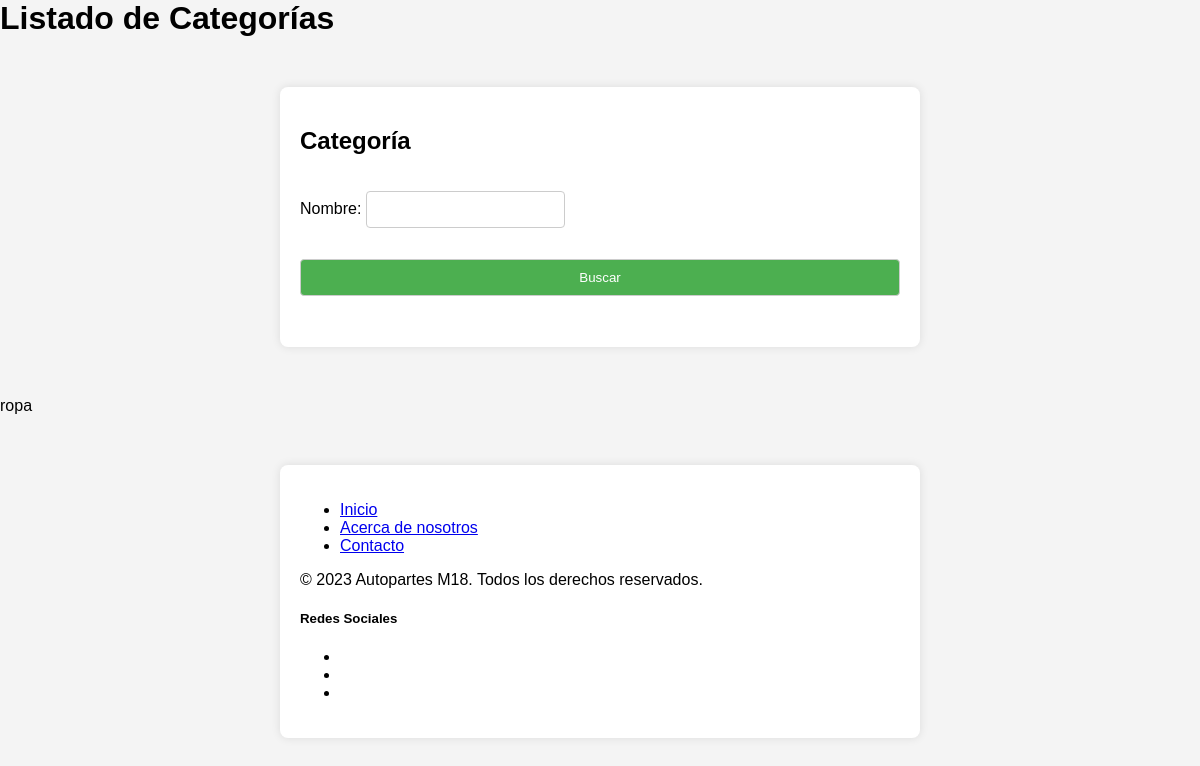
Page /miapp/categorias/ on the earlier database version.
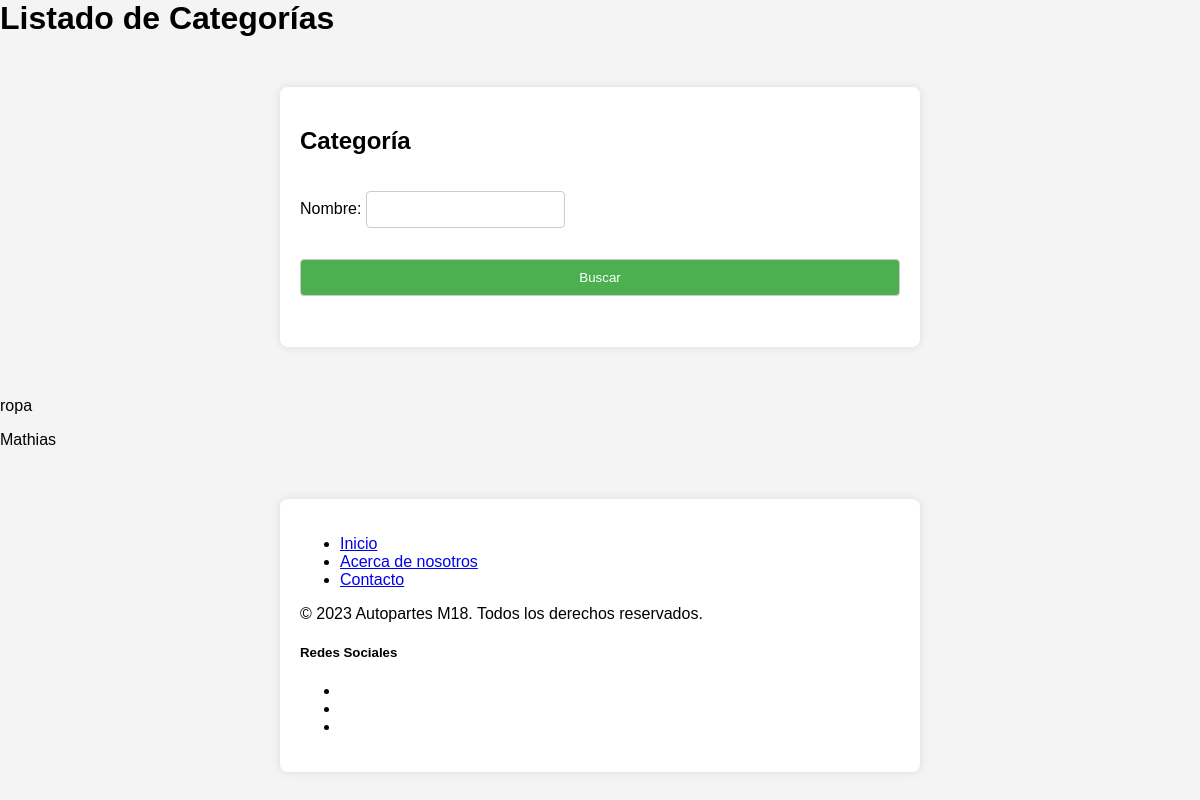
Same page on the later database version.
### MiApp/models.py (models this page shows, shortened)
class Categoria(models.Model):
    nombre = models.CharField(max_length=100)

### MiApp/views.py (the view)
# urls.py: path('categorias/', views.CategoriasView.as_view(), name='categorias'),
class CategoriasView(View):
    template_name = 'MiApp/categorias.html'
    def get(self, request, *args, **kwargs):
        form = CategoriaForm()
        categorias_list = Categoria.objects.all()
        elementos_por_pagina = 5
        paginator = Paginator(categorias_list, elementos_por_pagina)
        page = request.GET.get('page')
        try:
            categorias = paginator.page(page)
        except PageNotAnInteger:
            categorias = paginator.page(1)
        except EmptyPage:
            categorias = paginator.page(paginator.num_pages)
        return render(request, self.template_name, {'form': form, 'categorias': categorias})

### MiApp/forms.py
class CategoriaForm(forms.ModelForm):
    class Meta:
        model = Categoria
        fields = ['nombre']

### MiApp/templates/MiApp/categorias.html (shortened to what this page needs)
{% load static %}
<!DOCTYPE html>
<html lang="en">
<head>
    <link rel="stylesheet" href="{% static 'css/style.css' %}">
</head>
<body>
    <h1>Listado de Categorías</h1>
    <div class="container">
        <h2>Categoría</h2>
        <form method="post" action="{% url 'procesar_categoria' %}">
            {{ form.as_p }}
            <input type="submit" value="Buscar">
        </form>
    </div>
    {% for categoria in categorias %}
        <p>{{ categoria.nombre }}</p>
    {% endfor %}
    <footer class="bg-dark text-light py-4">
        <div class="container">
            <div class="row">
                <div class="col-md-6">
                    <ul class="list-unstyled">
                        <li><a href="#">Inicio</a></li>
                        <li><a href="#">Acerca de nosotros</a></li>
                        <li><a href="#">Contacto</a></li>
                    </ul>
                </div>
                <div class="col-md-6 text-md-right">
                    <p>&copy; 2023 Autopartes M18. Todos los derechos reservados.</p>
                </div>
                <div class="col-md-12 mt-3">
                    <h5>Redes Sociales</h5>
                    <ul class="list-inline">
                        <li class="list-inline-item"><a href="#" target="_blank"></a></li>
                        <li class="list-inline-item"><a href="#" target="_blank"></a></li>
                        <li class="list-inline-item"><a href="#" target="_blank"></a></li>
                    </ul>
                </div>
            </div>
        </div>
    </footer>
</body>
</html>

Differences in the rows shown:
added Categoria: nombre "Mathias"
